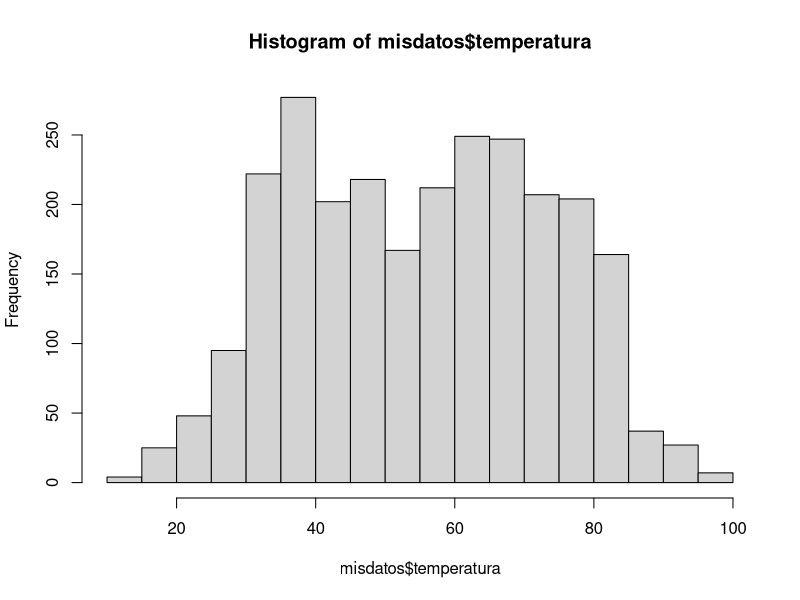
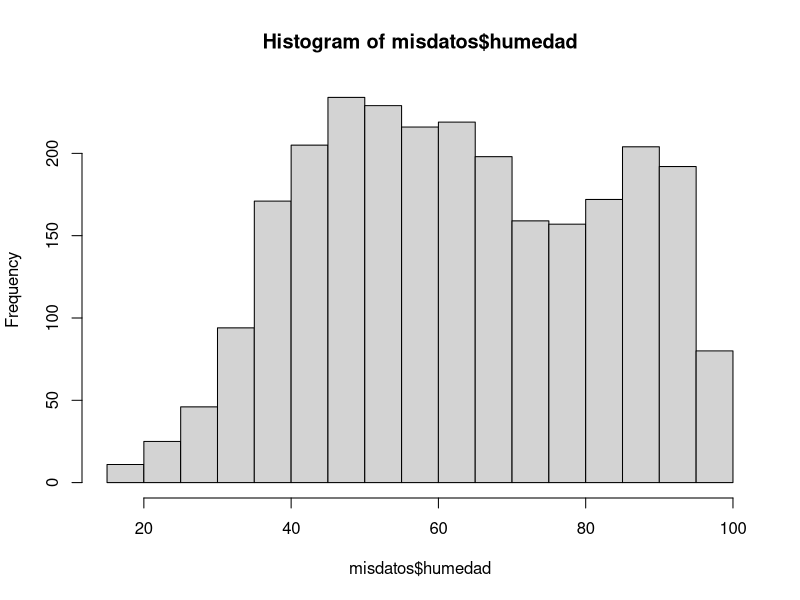
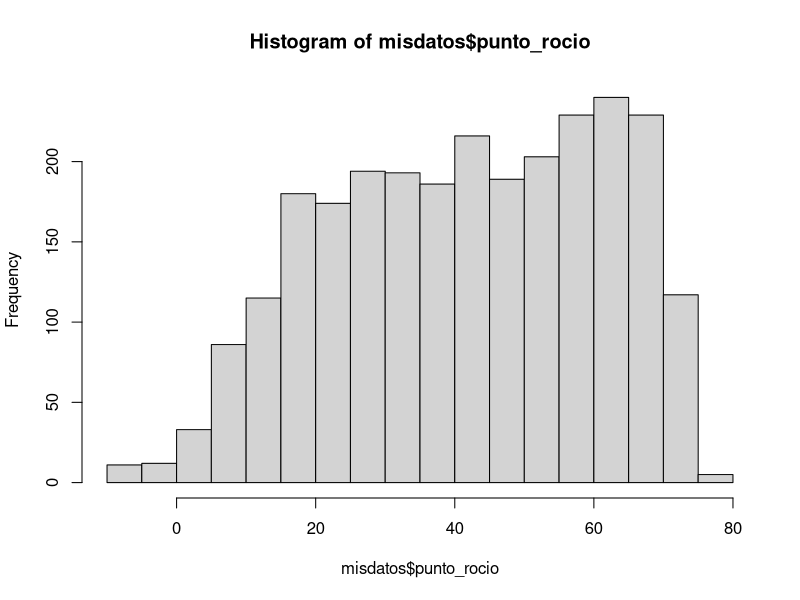
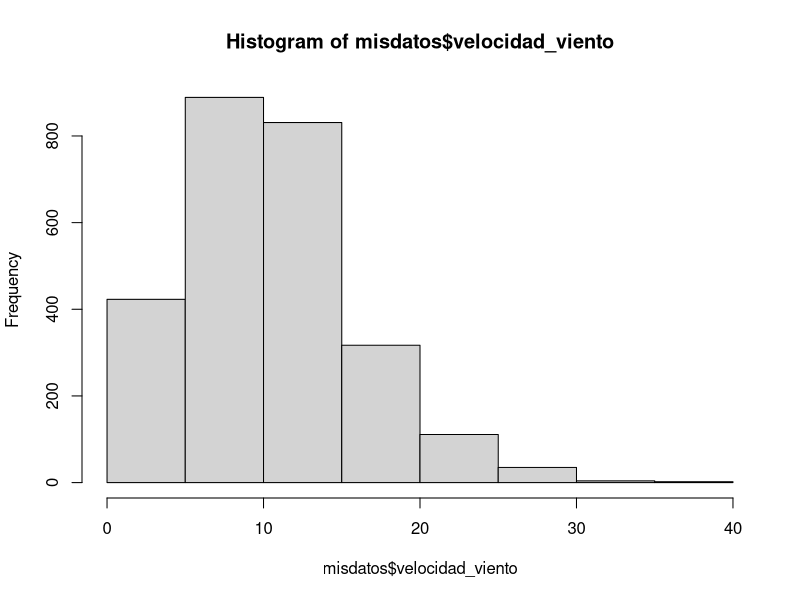

R code for these plots, in order:
# nombre del archivo a mandar por correo:
# nombre_apellido_inferencia_profesor.R
# ejemplo:
# juan_perez_estadistica_mayer.R

# No olvide ejecutar las líneas 6 y 11 antes de empezar el resto del trabajo
library(readxl)


# 1. Use la función read_excel para cargar los datos que se encuentran en el archivo excel datos_ie.xlsx
misdatos <- read_excel("datos_ie.xlsx")





# 2. Para la variable "velocidad_viento", que es una de las columnas de los datos 
# que acaba de cargar, encuentre lo siguiente usando la función quantile:
# 2.1 el cuantil 0.025 (2 pto)
quantile(misdatos$velocidad_viento,0.025)

# 2.2 la mediana (2 pto)
median(misdatos$velocidad_viento)

# 2.3 el cuantil 0.975 (2 pto)
quantile(misdatos$velocidad_viento, 0.975)

# Nota la función quantile es la que calcula cuantiles de un vector. Por ejemplo si el vector se llama x y
# queremos calcular el cuantil 37 escribiremos en R quantile(x, 0.37)




# 3. Para la variable "temperatura" compute lo siguiente
# 3.1 la media (2 pto)
mean(misdatos$temperatura)

# 3.2 la desviación estandar    (2 pto)
sd(misdatos$temperatura)

# 3.3 la cantidad de observaciones (n)   (2 pto)

n<-length(misdatos$temperatura)

# 3.4 la desviación estandar, dividida por la raíz de n  (2 pto)


sd(misdatos$temperatura)/sqrt(n)


# 4. Grafique los histogramas de estas cuatro variables: temperatura, humedad,
# punto_rocio y velocidad_viento. Puede usar cualquier función y paquete de R (4 pts)


hist(misdatos$temperatura)
hist(misdatos$humedad)
hist(misdatos$punto_rocio)
hist(misdatos$velocidad_viento)

# 5. Use el comando pnorm, para encontrar la probabilidad de que una variable aleatoria normal
# estándard esté entre -1 y 1.2, es decir, encontrar P(-1 <= z <= 1.2)
# Nota, el comando pnorm asume por defecto que nuestra normal es estándar. (2 pto)

pnorm(1.2, mean = 0, sd = 1) - pnorm(-1, mean = 0, sd = 1)
